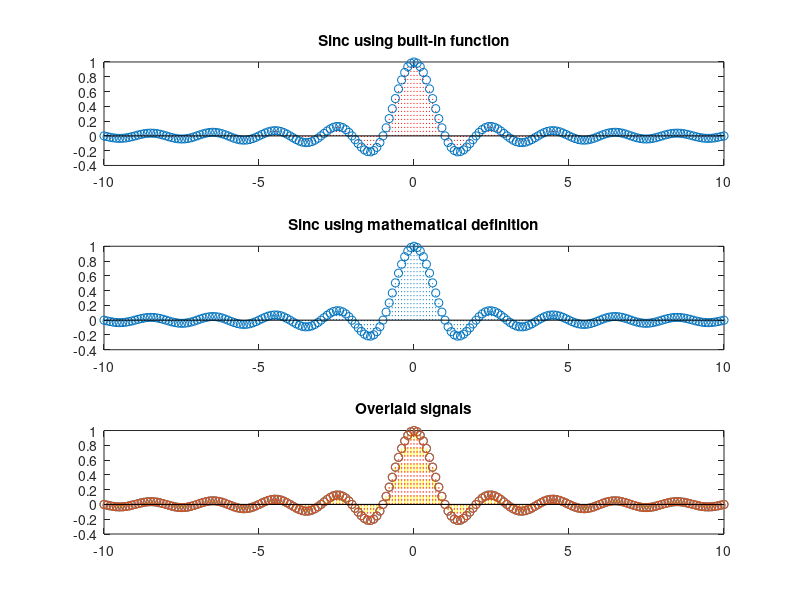

Write the MATLAB code that produced this figure.
%% PRACTICE 3.4. Implementation and analysis of the sinc function

% Implementation of the sinc(t) function
% Discrete time vector:
t = -30:0.1:30;
% OPTION 1: Using MATLAB built-in function
y1 = sinc(t);
% OPTION 2: Manual implementation of the formula
y2 = sin(pi*t)./(pi*t);
y2(t == 0) = 1; % To avoid division by zero
% Plotting the signals
figure()
subplot(3,1,1)
stem(t, y1, 'Color', 'red', 'LineStyle', ':')
title('Sinc using built-in function')
xlim([-10 10])
subplot(3,1,2)
stem(t, y2, 'LineStyle', ':')
title('Sinc using mathematical definition')
xlim([-10 10])
subplot(3,1,3)
stem(t, y1, 'Color', 'yellow', 'LineStyle', '--')
hold on
stem(t, y2, 'Color', 'red', 'LineStyle', ':', 'LineWidth',1)
title('Overlaid signals')
xlim([-10 10])
